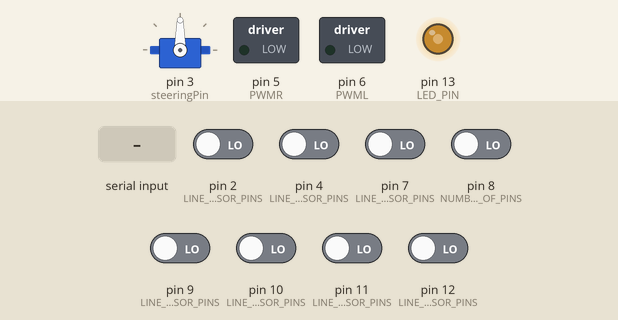
Bench run of a sketch on a simulated Arduino Uno, built with avr-gcc and run on an emulated ATmega328P. Shown: servo, switched loads named in the sketch (green lamp = pin HIGH), output pins drawn as LEDs (lit = HIGH). The inputs (shaded band) are chosen by the test bench; at power-on: pin 2 (LINE_SENSOR_PINS), pin 4 (LINE_SENSOR_PINS), pin 7 (LINE_SENSOR_PINS), pin 8 (NUMBER_OF_PINS), pin 9 (LINE_SENSOR_PINS), pin 10 (LINE_SENSOR_PINS), pin 11 (LINE_SENSOR_PINS), pin 12 (LINE_SENSOR_PINS) LOW.

Above: at 1.2 s.
1.3 s: "90,45\n" received over Serial
At 2.6 s:
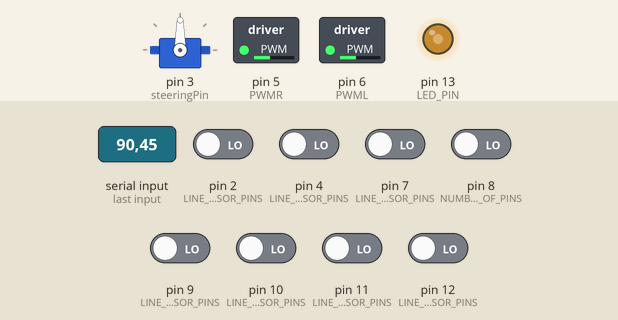
3.0 s: "30,150\n" received over Serial
At 3.9 s:
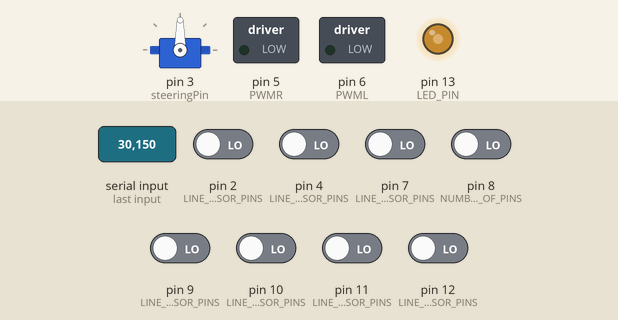
6.2 s: "1\n" received over Serial
At 7.1 s:
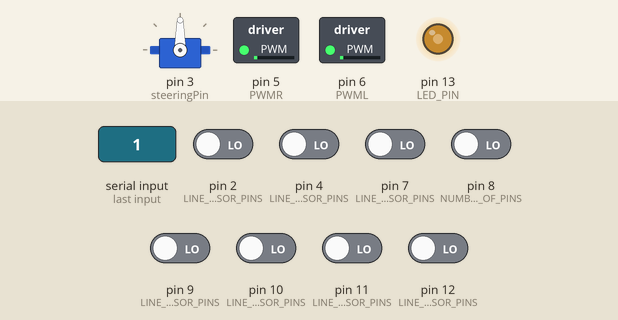
7.7 s: "5\n" received over Serial
At 8.8 s:
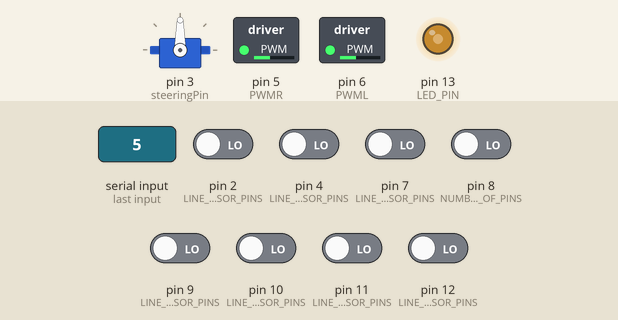
Timing chart, 0 to 10.2 s (numbered marks = the images above; inputs shaded):
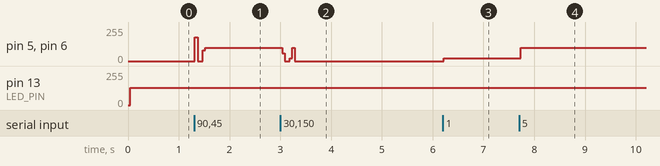

The sketch:

robot_new.ino
```cpp
#include <Servo.h>
#include "LineSensor.h"
#include "steering.h"
#include "constants.h"
using namespace steering;


int const steeringPin = 3;
int timer1_counter;
const int clock_speed = 16000000;
const int sampling_frequency = 2;
const int prescalar = 256;

//the array is the pins L3, L2 ... R2, R3
LineSensor lineSensor( new int [8] {12, 11, 10, 9, 8, 7, 4, 2}, NUMBER_OF_PINS );

Servo steeringMotor;
int input = 0;
int serial_temp;
int angle = 90;

void setup() {

    noInterrupts();
    TCCR1A = 0;
    TCCR1B = 0;

    timer1_counter = 65536 - clock_speed / (prescalar * sampling_frequency);

    TCNT1 = timer1_counter;
    TCCR1B |= (1 << CS12);
    TIMSK1 |= (1 << TOIE1);

    pinMode(LED_PIN, OUTPUT);

    steeringMotor.attach(steeringPin);

    Serial.begin(9600);

    pinMode(PWMR, OUTPUT);
    pinMode(PWML, OUTPUT);
    delay(1000);

    interrupts();
}

ISR(TIMER1_OVF_vect)        // interrupt service routine
{
  TCNT1 = timer1_counter;   // preload timer
  digitalWrite(LED_PIN, digitalRead(LED_PIN) ^ 1);
}

void loop() {

    delay(50);
    if(Serial.available() > 0) {
        serial_temp = Serial.read()-'0';
        if(serial_temp >= 0 && serial_temp <= 9){
            input = (serial_temp) * 20;
        }
    }

    steer(lineSensor, steeringMotor, input);

    drive(steeringMotor.read() - 90, input);
}
```

LineSensor.cpp
```cpp
#include "LineSensor.h"
#include <Arduino.h>

LineSensor::LineSensor(const int* pinNums, int numOfPins) {
	sensors = numOfPins;

	current = new int [sensors];
	lastSeen = new int [sensors];

	for (int i = 0; i < numOfPins; ++i) {
		current[i] = lastSeen[i] = 0;
	}

	pins = new int [sensors];

	for (int i = 0; i < numOfPins; ++i) {
		pins[i] = pinNums[i];
		pinMode(pins[i], INPUT);
	}
}

void LineSensor::getCurrent(int* arr) {
   for (int i = 0; i < sensors; ++i) {
    arr[i] = current[i];
  }
}

void LineSensor::update () {
    int* temp;

    temp = getSensorData();
    for (int i = 0; i < sensors; ++i) {
        current[i] = temp[i];
    }

    delete[] temp;

}

int LineSensor::getNumSeen() {
    int counter = 0;

    for (int i = 0; i < sensors; ++i) {
        if (current[i]) {
            ++counter;
        }
    }

    return counter;
}


int* LineSensor::getSensorData() {

	int* temp = new int [8];

	//get sensor data from all 8 pins
	for (int i = 0; i < sensors; ++i) {
		temp[i] = digitalRead( pins[i] );
	}

	return temp;
}
```

LineSensor.h
```cpp
#ifndef LINESENSOR_H
#define LINESENSOR_H

class LineSensor {

    private:

    	//how many sensors are on the line sensor board
    	int sensors;

    	//current data from line sensor
        int* current;

        //sdata from when line was last seen
        int* lastSeen;

        //list of the pins where the sensor is; [0] is L3 and [7] is R3
    	int* pins;


    	//helper function return raw sensor data
    	int* getSensorData();

        //default constructor
        //DO NOT USE
     	LineSensor();

    public:
     	bool hasOneTrue();

    	//constructors
    	//NOTE: make sure you pass in an array of pin numbers!
    	//			this will not work properly otherwise.
    	LineSensor(const int* pinNums, int numOfPins = 8);


    	//will overwrite array with current line data
    	void getCurrent(int* array);


        //returns how many sensors see the line
        int getNumSeen();

    	//updates current and lastSeen
    	void update();

        //returns number of pins
        int howManyPins() {return sensors;}
};

#endif
```

constants.h
```cpp
#ifndef CONSTANTS_H
#define CONSTANTS_H

const int test = 100;


//*** line sensor mesurements ***//
const int SENSOR_DISTANCES[8] = {-20, -15, -10, 0, 0, 10, 15, 20};
const int NOSE_LENGTH = 200;

const int STEERING_LOWER_BOUND = 40;
const int STEERING_UPPER_BOUND = 125;

const int NUMBER_OF_PINS = 8;
const int LINE_SENSOR_PINS[NUMBER_OF_PINS] = {12, 11, 10, 9, 8, 7, 4, 2};
const int LED_PIN = 13;

const int PWMR = 5;
const int PWML = 6;

static int TOP_SPEED = 40;

// 0 turn left
// 1 straight
// 2 turn right
const int PATH_LENGTH  = 10;
const int PATH_TURNS[PATH_LENGTH] = {0, 1, 0, 1, 1, 0, 1, 0, 1, 1};
const int PATH_ANGLE[3] = {-10, 0, 10};

#endif
```

steering.cpp
```cpp
#include "constants.h"
#include "steering.h"
#include "LineSensor.h"
#include <Arduino.h>
#include <Servo.h>

void steering::steer(LineSensor lineSensor, Servo motor, int speed) {

    int angle = getAngle(lineSensor);

    moveServo(angle*speed/50.0, motor);

    return;
}


int steering::getAngle(LineSensor lineSensor) {

    static int pathCounter = 0;
    static int lastCase = 1;
    int size = lineSensor.howManyPins();
    int* data = new int [size];
    lineSensor.update();
    lineSensor.getCurrent(data);
    int state = -1;

    int amountSeen = 0;
    for (int i = 0; i < size; ++i) {
        if (data[i]) {
            ++amountSeen;
            if (state == -1) {
                state = i;
            }
        }
    }

    delete [] data;
    data = NULL;

    int angle;

    switch (amountSeen) {
        case 1:
        case 2:
            if (lastCase == 3) {
                ++pathCounter;
                pathCounter %= PATH_LENGTH;
                Serial.println(pathCounter);
            }
            angle = toDegrees(SENSOR_DISTANCES[state], NOSE_LENGTH);
            lastCase = 1;
            break;
        default:
            angle = PATH_ANGLE[PATH_TURNS[pathCounter]];
            lastCase = 3;
            break;
    }


    return angle;
}


void steering::setServo (int angle, Servo motor ) {

// make sure angle is within valid range
    if (angle < STEERING_LOWER_BOUND) {
        angle = STEERING_LOWER_BOUND;
    } else if (angle > STEERING_UPPER_BOUND) {
        angle = STEERING_UPPER_BOUND;
    }

    motor.write(angle);

    return;
}


void steering::moveServo (int delta, Servo motor ) {
    setServo(delta + motor.read(), motor);

    return;
}


int steering::toDegrees (int distance, int radius) {
    return 360 * distance / (PI * 2 * radius);
}

void steering::drive(int angle, int speed) {
    int left;
    int right;
    if (angle > 0) {
        left  = speed;
        right = speed * ratio(angle);
    } else {
        right = speed;
        left  = speed/ratio(angle);
    }

    analogWrite(PWMR, right);
    analogWrite(PWML, left);

    return;
}

double steering::ratio(int angle) {
    return angle / -75.0 + 1.0;
}
```

steering.h
```cpp
#ifndef STEERING_H
#define STEERING_H
#include "LineSensor.h"
#include <Arduino.h>
#include <Servo.h>

namespace steering {

	static int statesCounter = 0;
	static int lastStates[10] = {0, 0, 0, 0, 0, 0, 0, 0, 0, 0};


	// description: steers the nose
	// lineSensor: line following sensor
	// motor:      steering servo object
	// speed:      max speed the robot should go
	void steer(LineSensor lineSensor, Servo motor, int speed);


	// description: drives the motors
	// speed: max speed of the motors
	// angle: angle of nose
	//	 0: straight
	//	>0: turning left
	//	<0: turning right
	void drive(int angle, int speed);


	// description: gets angle to turn based on line data
	// lineSensor: line sensor on nose
	// return: angle to turn nose
	int getAngle(LineSensor lineSensor);


	// description: moves the motor by delta degrees
	// delta: angles to move servo by
	// motor: servo motor object to move
	void moveServo (int delta, Servo motor);


	// description: converts distance along circumference to degrees to turn
	// distance: distance to move along the circumference
	// radius:   radius of the circle
	// return:   angle to turn in degrees
	int toDegrees (int distance, int radius);


	// description: returns the ratio between the speeds at which
	//		the two motors should be driven
	// angle: angle of nose
	//	 0: straight
	//	>0: turning left
	//	<0: turning right
	// return: ratio between two motor speeds (left/right)
	double ratio(int angle);


	// NOTE: most of the time, moveServo should be called instead
	//
	// sets the servo to a certain angle in degrees
	//		limits range to UPPER and LOWER bounds
	void setServo (int angle, Servo motor);

}

#endif
```

Measured:
- after the input at 1.3 s, pin 5 (PWMR), pin 6 (PWML): 0/255 → 100/255 after 0.17 s
- after the input at 3.0 s, pin 5 (PWMR), pin 6 (PWML): 100/255 → 0/255 at once
- after the input at 6.2 s, pin 5 (PWMR), pin 6 (PWML): 0/255 → 20/255 at once
- after the input at 7.7 s, pin 5 (PWMR), pin 6 (PWML): 20/255 → 100/255 at once
